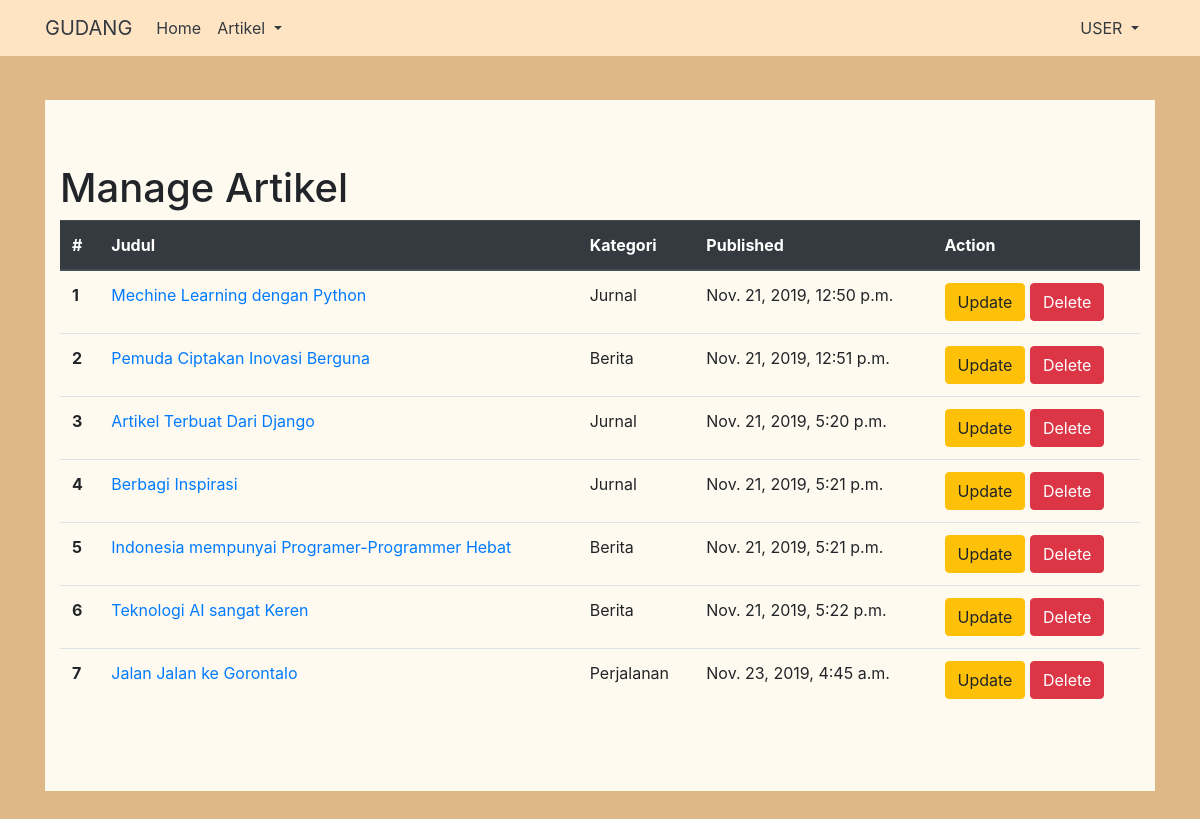
Screenshot of /manage/ with the database file from the repository.
### artikel/models.py (models this page shows, shortened)
class Artikel(models.Model):
	judul		= models.CharField(max_length=255)
	isi			= models.TextField()
	kategori	= models.CharField(max_length=255)
	published	= models.DateTimeField(auto_now_add=True)
	updated		= models.DateTimeField(auto_now=True)
	slug 		= models.SlugField(blank=True,editable=False)

### artikel/views.py (the view)
# urls.py: url(r'^manage/$', ArtikelManage.as_view(),name='manage'),
class ArtikelManage(ListView):
	model = Artikel
	template_name = 'artikel/artikel_manage.html'
	context_object_name = 'artikel_list'

### artikel/templates/artikel/artikel_manage.html (shortened to what this page needs)
{% extends "base.html" %}
{% block contents %}
<h1>Manage Artikel</h1>
	<table class="table">
		<thead class="thead-dark">
			<tr>
				<th scope="col">#</th>
				<th scope="col">Judul</th>
				<th scope="col">Kategori</th>
				<th scope="col">Published</th>
				<th scope="col">Action</th>
			</tr>
		</thead>
		<tbody>
			{% for artikel in artikel_list %}
				<tr>
					<th scope="row">{{forloop.counter}}</th>
					<td><a href="{% url 'artikel:detail' artikel.slug %}">{{artikel.judul}}</a></td>
					<td>{{artikel.kategori}}</td>
					<td>{{artikel.published}}</td>
					<td>
						<a class="btn btn-warning" href="{% url 'artikel:update' artikel.id %}">Update</a>
						<a class="btn btn-danger" href="{% url 'artikel:delete' artikel.id %}">Delete</a>
					</td>
				</tr>
			{% endfor %}
		</tbody>
	</table>
{% endblock contents %}

### templates/base.html (shortened to what this page needs)
{% load static %}
<!doctype html>
<html lang="en">
  <head>
    {% include "snippets/style.html" %}
  </head>
  <header>
      {% include "snippets/navbar.html" %}
  </header>
  <body>
    <div class="container" style="margin-top: 100px">
      <div class="jumbotron jumbotron-fluid">
        <div class="container">
          {% block contents %}
          {% endblock contents %}
        </div>
      </div>
    </div>
  </body>
</html>

### templates/snippets/style.html
{% load static %}
<link rel="stylesheet" type="text/css" href="{% static "vendoor/bootstrap/css/bootstrap.css" %}">
<link rel="stylesheet" type="text/css" href="{% static "vendoor/custom/custom.css" %}">

### templates/snippets/navbar.html (shortened to what this page needs)
<nav class="navbar fixed-top navbar-expand-lg">
  <div class="container">
    <a class="navbar-brand text-dark" href="{% url 'artikel:index' %}">GUDANG</a>
    <div class="collapse navbar-collapse" id="navbarSupportedContent">
      <ul class="navbar-nav mr-auto">
        <li class="nav-item active">
          <a class="nav-link text-dark" href="{% url 'artikel:index' %}">Home<span class="sr-only">(current)</span></a>
        </li>
         <li class="nav-item dropdown ml-45">
          <a class="nav-link dropdown-toggle text-dark" href="#" id="navbarDropdown" role="button" data-toggle="dropdown" aria-haspopup="true" aria-expanded="false">
            Artikel
          </a>
        </li>
      </ul>
      <div class="nav-item dropdown ml-45">
          <a class="nav-link dropdown-toggle text-dark" href="#" id="navbarDropdown" role="button" data-toggle="dropdown" aria-haspopup="true" aria-expanded="false">
            USER
          </a>
      </div>
    </div>
  </div>
</nav>

### templates/snippets/scripts.html (shortened to what this page needs)
{% load static %}

### static/vendoor/custom/custom.css (style rules this page uses)
body { background-color: #DEB887; }
.navbar { background-color: #FFE4C4; }
.jumbotron-fluid { background-color: #FFFAF0; }

### rows the page displays
Artikel: judul "Mechine Learning dengan Python", kategori "Jurnal", published "Nov. 21, 2019, 12:50 p.m."
Artikel: judul "Pemuda Ciptakan Inovasi Berguna", kategori "Berita", published "Nov. 21, 2019, 12:51 p.m."
Artikel: judul "Artikel Terbuat Dari Django", kategori "Jurnal", published "Nov. 21, 2019, 5:20 p.m."
Artikel: judul "Berbagi Inspirasi", kategori "Jurnal", published "Nov. 21, 2019, 5:21 p.m."
Artikel: judul "Indonesia mempunyai Programer-Programmer Hebat", kategori "Berita", published "Nov. 21, 2019, 5:21 p.m."
Artikel: judul "Teknologi AI sangat Keren", kategori "Berita", published "Nov. 21, 2019, 5:22 p.m."
Artikel: judul "Jalan Jalan ke Gorontalo", kategori "Perjalanan", published "Nov. 23, 2019, 4:45 a.m."
